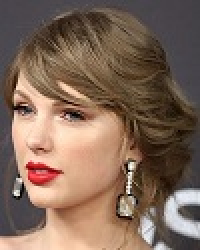
#> input picture CVIP PROJECT 1/data/proj1-task1.jpg, 100 x 125 px (shown 2 times larger)
$ python task1.py
#> lines starting #> are read from the running program, lines starting #| are printed output that depends on the picture
### CVIP PROJECT 1/utils.py
import copy

import cv2


def zero_pad(img, pwx, pwy):
    """Pads a given image with zero at the border."""
    padded_img = copy.deepcopy(img)
    for i in range(pwx):
        padded_img.insert(0, [0 for value in enumerate(padded_img[i])])
        padded_img.insert(len(padded_img), [0 for value in enumerate(padded_img[-1])])
    for i, row in enumerate(padded_img):
        for j in range(pwy):
            row.insert(0, 0)
            row.insert(len(row), 0)
    return padded_img

def crop(img, xmin, xmax, ymin, ymax):
    """Crops a given image."""
    if len(img) < xmax:
        print('WARNING')
    patch = img[xmin: xmax]
    patch = [row[ymin: ymax] for row in patch]
    return patch

# [15 lines left out: functions elementwise_add, elementwise_sub, not called in this run]

def elementwise_mul(a, b):
    """Elementwise multiplication."""
    c = copy.deepcopy(a)
    for i, row in enumerate(a):
        for j, num in enumerate(row):
            c[i][j] *= b[i][j]
    return c

# [7 lines left out: function elementwise_div, not called in this run]

def flip_x(img):
    """Flips a given image along x axis."""
    flipped_img = copy.deepcopy(img)
    center = int(len(img) / 2)
    for i in range(center):
        flipped_img[i] = img[(len(img) - 1) - i]
        flipped_img[(len(img) - 1) - i] = img[i]
    return flipped_img

def flip_y(img):
    """Flips a given image along y axis."""
    flipped_img = copy.deepcopy(img)
    center = int(len(img[0]) / 2)
    for i, row in enumerate(img):
        for j in range(center):
            flipped_img[i][j] = img[i][(len(img[0]) - 1) - j]
            flipped_img[i][(len(img[0]) - 1) - j] = img[i][j]
    return flipped_img

def flip2d(img, axis=None):
    """Flips an image along a given axis.

    Hints:
        Use the function flip_x and flip_y.

    Args:
        img: nested list (int), the image to be flipped.
        axis (int or None): the axis along which img is flipped.
            if axix is None, img is flipped both along x axis and y axis.

    Returns:
        flipped_img: nested list (int), the flipped image.
    """
    # TODO: implement this function.
    # raise NotImplementedError
    flipped_img = flip_x(img)
    flipped_img = flip_y(flipped_img)
    return flipped_img

### CVIP PROJECT 1/task1.py
"""
Image Filtering
(Due date: Sep. 25, 3 P.M., 2019)

The goal of this task is to experiment with image filtering and familiarize you with 'tricks', e.g., padding, commonly used by computer vision 'researchers'.

"""

import argparse
import copy
import os

import cv2
import numpy as np

import utils

# low_pass filter and high-pass filter
low_pass = [[1/16, 1/8, 1/16], [1/8, 1/4, 1/8], [1/16, 1/8, 1/16]]
high_pass = [[-1/8, -1/8, -1/8], [-1/8, 2, -1/8], [-1/8, -1/8, -1/8]]


def parse_args():
    parser = argparse.ArgumentParser(description="cse 473/573 project 1.")
    parser.add_argument(
        "--img-path",
        type=str,
        default="./data/proj1-task1.jpg",
        help="path to the image"
    )
    parser.add_argument(
        "--filter",
        type=str,
        default="high-pass",
        choices=["low-pass", "high-pass"],
        help="type of filter"
    )
    parser.add_argument(
        "--result-saving-dir",
        dest="rs_dir",
        type=str,
        default="./results/",
        help="directory to which results are saved (do not change this arg)"
    )
    args = parser.parse_args()
    return args


def read_image(img_path, show=False):
    """Reads an image into memory as a grayscale array.
    """
    img = cv2.imread(img_path, cv2.IMREAD_GRAYSCALE)
    if not img.dtype == np.uint8:
        pass

    if show:
        show_image(img)

    img = [list(row) for row in img]
    return img

def show_image(img, delay=1000):
    """Shows an image.
    """
    cv2.namedWindow('image', cv2.WINDOW_AUTOSIZE)
    cv2.imshow('image', img)
    cv2.waitKey(delay)
    cv2.destroyAllWindows()

def write_image(img, img_saving_path):
    """Writes an image to a given path.
    """
    if isinstance(img, list):
        img = np.asarray(img, dtype=np.uint8)
    elif isinstance(img, np.ndarray):
        if not img.dtype == np.uint8:
            assert np.max(img) <= 1, "Maximum pixel value {:.3f} is greater than 1".format(np.max(img))
            img = (255 * img).astype(np.uint8)
    else:
        raise TypeError("img is neither a list nor a ndarray.")

    cv2.imwrite(img_saving_path, img)

def convolve2d(img, kernel):
    """Convolves a given image and a given kernel.

    Steps:
        (1) flips the kernel
        (2) pads the image # IMPORTANT
            this step handles pixels along the border of the image, and ensures that the output image is of the same size as the input image
        (3) calucates the convolved image using nested for loop

    Args:
        img: nested list (int), image.
        kernel: nested list (int), kernel.

    Returns:
        img_conv: nested list (int), convolved image.
    """
    # TODO: implement this function.
    # raise NotImplementedError

    d_img = copy.deepcopy(img)

    # Flip the Kernel
    f_ker = utils.flip2d(kernel)

	# Add padding of 1 for a 3x3 template
    p_img = utils.zero_pad(img,pwx=1,pwy=1)

	# Cropping a 3x3 template and performing element wise multiplication.
	# Taking the sum of the multiplied values and inserting the sum in the middle most cell of the image.
    print("length:",len(img))
    print("height:",len(img[0]))

    for r in range(len(img)):
        for c in range(len(img[0])):
            c_img = utils.crop(p_img,r,r+3,c,c+3)
            m_img = utils.elementwise_mul(c_img,kernel)
            sum_val = sum([i for s in m_img for i in s])
            d_img[r][c] = sum_val

    return d_img

def main():
    args = parse_args()

    img = read_image(args.img_path)
#> in read_image, `img = cv2.imread(img_path, cv2.IMREAD_GRAYSCALE)`:
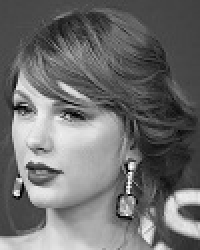
#> img: shape (125, 100) (shown 2 times larger); min 0, max 255, mean 109.8
#> in read_image, `img = [list(row) for row in img]`: img = 125 items
#> img = 125 items

    if args.filter == "low-pass":
        kernel = low_pass
    elif args.filter == "high-pass":
        kernel = high_pass
    else:
        raise ValueError("Filter type not recognized.")

    if not os.path.exists(args.rs_dir):
        os.makedirs(args.rs_dir)

    filtered_img = convolve2d(img, kernel)
#> after the loop in zero_pad, `for i in range(pwx):`: padded_img = 127 items
#> the loop in zero_pad, `for i, row in enumerate(padded_img):` made 127 passes
#| length: 125
#| height: 100
#> the loop in convolve2d, `for r in range(len(img)):` made 125 passes
    write_image(filtered_img, os.path.join(args.rs_dir, "{}.jpg".format(args.filter)))
#> in write_image, `img = np.asarray(img, dtype=np.uint8)`:
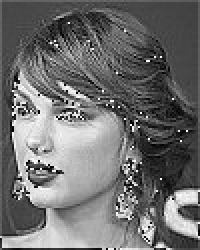
#> img: shape (125, 100) (shown 2 times larger); min 0, max 255, mean 110.4


if __name__ == "__main__":
    main()
